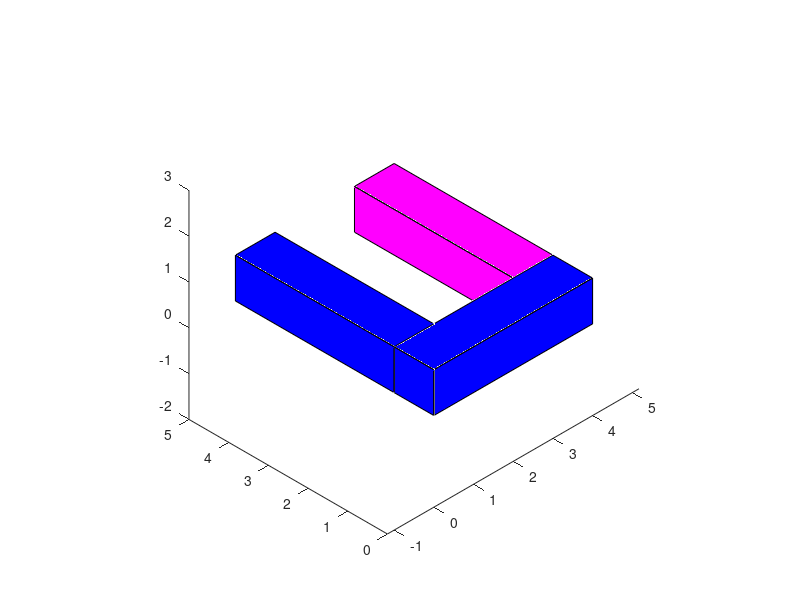

MATLAB code to generate this figure:
%blue block 1
patch([0 0 0 0], [1 1 5 5],  [0 1 1 0], 'blue')
patch([0 0 1 1], [5 1 1 5],  [1 1 1 1], 'blue')

%blue block 2
patch([0 0 0 0], [1 0 0 1],  [0 0 1 1], 'blue')
patch([0 4 4 0], [0 0 0 0],  [0 0 1 1], 'blue')
patch([0 4 4 0], [0 0 1 1],  [1 1 1 1], 'blue')

%pink block
patch([3 3 3 3], [1 1 5 5],  [0 1 1 0], 'm')
patch([3 4 4 3], [1 1 5 5],  [1 1 1 1], 'm')

axis('equal')
view([-1 -1 1])